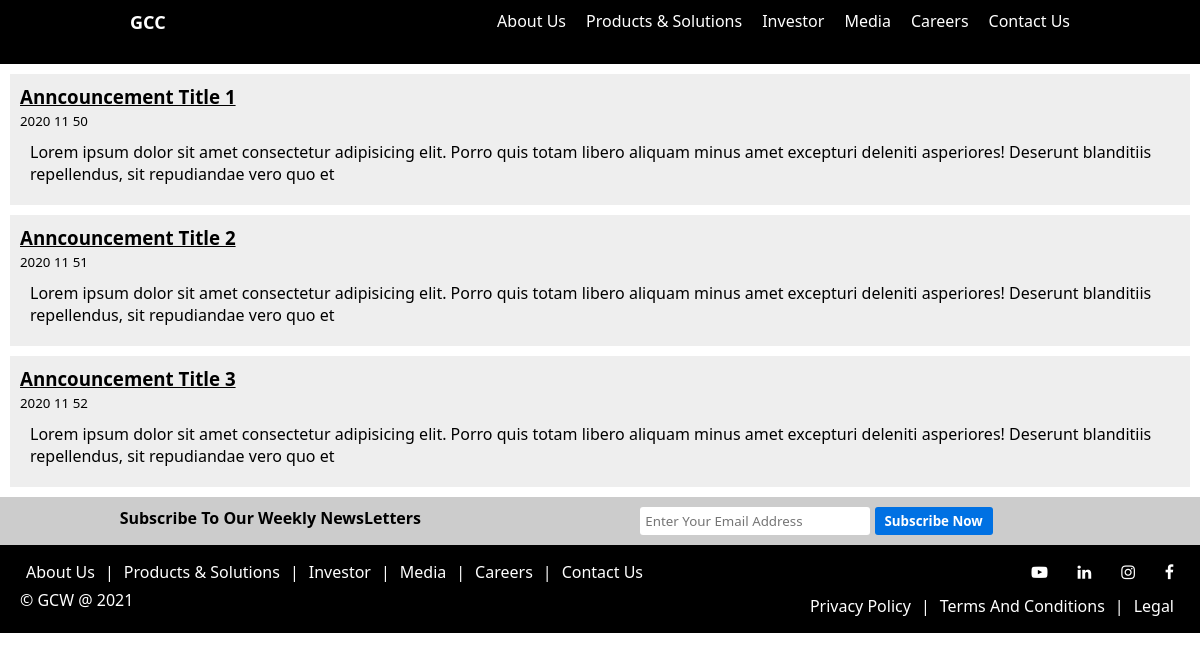
The page /pages/media/index.php on the database as committed earlier.
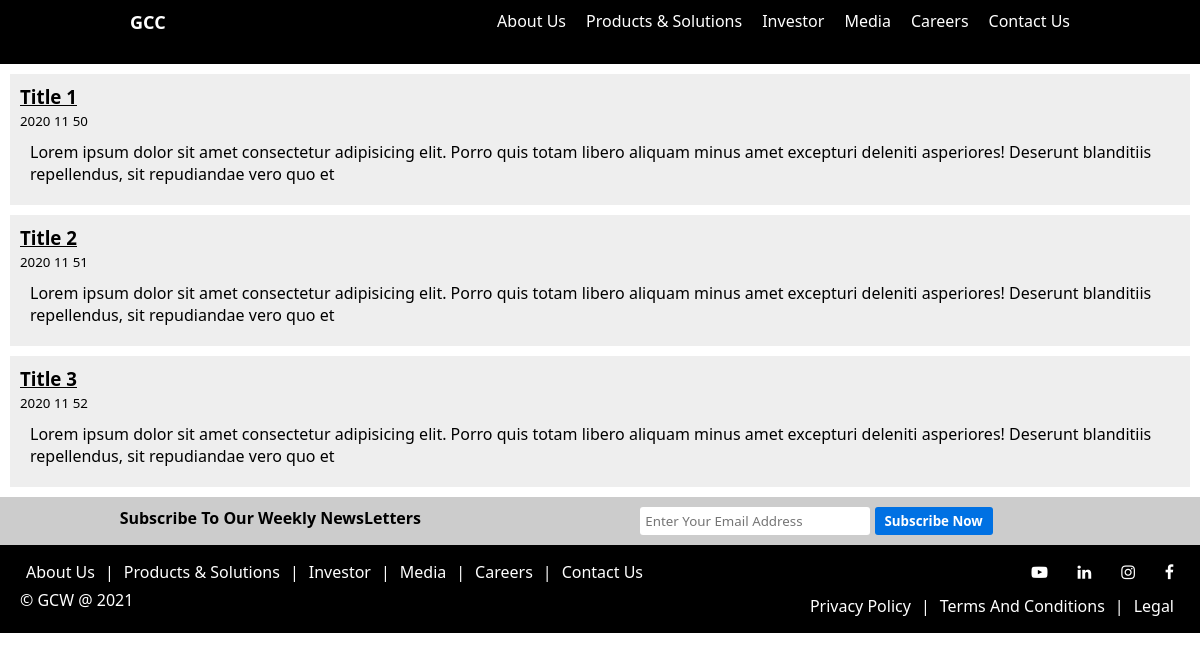
The same page on the database as committed later.
### tables this page shows
CREATE TABLE `media` (
  `id` int(15) NOT NULL AUTO_INCREMENT,
  `title` varchar(50) NOT NULL,
  `meta` varchar(25) NOT NULL,
  `text` varchar(1000) NOT NULL,
  PRIMARY KEY (`id`)
);

### common/newsLoader.php (the view, shortened to what this page needs)
<?php
    include "databaseConnect.php";
    $sql = "SELECT * FROM media";
    $result = mysqli_query($conn, $sql);
    while($row = mysqli_fetch_assoc($result)){
        echo "<div class='announcementBox'>";
        echo "<h3>".$row["title"]."</h3>";
        echo "<small>".$row["meta"]."</small>";
        echo "<p>".$row["text"]."</p>";
        echo "</div>";
    }
?>

Rows that differ between the two databases and show on the page:
changed media: title "Anncouncement Title 1" → "Title 1"
changed media: title "Anncouncement Title 2" → "Title 2"
changed media: title "Anncouncement Title 3" → "Title 3"
